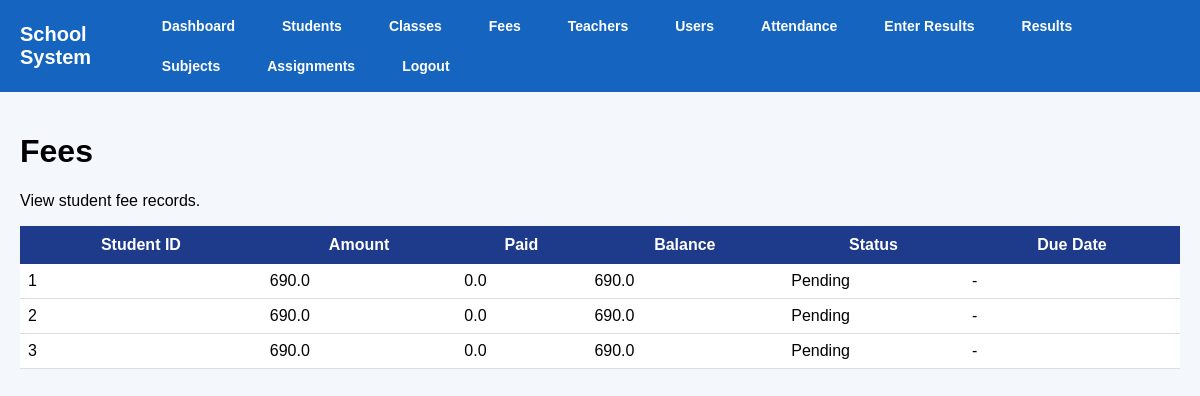
/fees (signed in), run on the app's committed database.
### tables this page shows
CREATE TABLE fees (
            id INTEGER PRIMARY KEY AUTOINCREMENT,
            student_id INTEGER NOT NULL,
            amount REAL DEFAULT 0,
            paid_amount REAL DEFAULT 0,
            balance REAL DEFAULT 0,
            status TEXT,
            due_date TEXT, term_name TEXT,
            FOREIGN KEY(student_id) REFERENCES students(id)
        );

### app.py (the view)
@app.route("/fees")
@login_required
@roles_required("admin", "director")
def fees():
    conn = get_db()
    fee_records = conn.execute("SELECT * FROM fees").fetchall()
    conn.close()
    return render_template("fees.html", fee_records=fee_records)

### app.py (called while the page is built)
def get_db():
    conn = sqlite3.connect("school.db")
    conn.row_factory = sqlite3.Row
    return conn

def login_required(f):
    @wraps(f)
    def wrapper(*args, **kwargs):
        if "user_id" not in session:
            flash("Please log in first.", "warning")
            return redirect(url_for("login"))
        return f(*args, **kwargs)
    return wrapper

def roles_required(*allowed_roles):
    def decorator(f):
        @wraps(f)
        def wrapper(*args, **kwargs):
            if "user_id" not in session:
                flash("Please log in first.", "warning")
                return redirect(url_for("login"))
            if session.get("role") not in allowed_roles:
                flash("You are not allowed to access that page.", "danger")
                return redirect(url_for("dashboard"))
            return f(*args, **kwargs)
        return wrapper
    return decorator

### templates/fees.html (shortened to what this page needs)
{% extends "base.html" %}
{% block content %}
<h1 class="page-title">Fees</h1>
<p class="page-subtitle">View student fee records.</p>
<div class="card">
    <div class="table-wrapper">
        <table>
            <thead>
                <tr>
                    <th>Student ID</th>
                    <th>Amount</th>
                    <th>Paid</th>
                    <th>Balance</th>
                    <th>Status</th>
                    <th>Due Date</th>
                </tr>
            </thead>
            <tbody>
                {% for fee in fee_records %}
                <tr>
                    <td>{{ fee.student_id }}</td>
                    <td>{{ fee.amount }}</td>
                    <td>{{ fee.paid_amount }}</td>
                    <td>{{ fee.balance }}</td>
                    <td>{{ fee.status }}</td>
                    <td>{{ fee.due_date or '-' }}</td>
                </tr>
                {% else %}
                <tr>
                    <td colspan="6">No fee records found.</td>
                </tr>
                {% endfor %}
            </tbody>
        </table>
    </div>
</div>
{% endblock %}

### static/style.css (style rules this page uses)
body { font-family: Arial, sans-serif; background-color: #f4f6f9; margin: 0; padding: 0; }
table { width: 100%; border-collapse: collapse; background: white; }
th { background-color: #1e3a8a; color: white; padding: 10px; }
td { padding: 8px; border-bottom: 1px solid #ddd; }

### templates/base.html (style rules this page uses)
body { margin: 0; font-family: Arial, sans-serif; background: #f4f8fc; }

### data on the page
fees: student_id "1", amount "690.0", paid_amount "0.0", balance "690.0", status "Pending", due_date "-"
fees: student_id "2", amount "690.0", paid_amount "0.0", balance "690.0", status "Pending", due_date "-"
fees: student_id "3", amount "690.0", paid_amount "0.0", balance "690.0", status "Pending", due_date "-"
